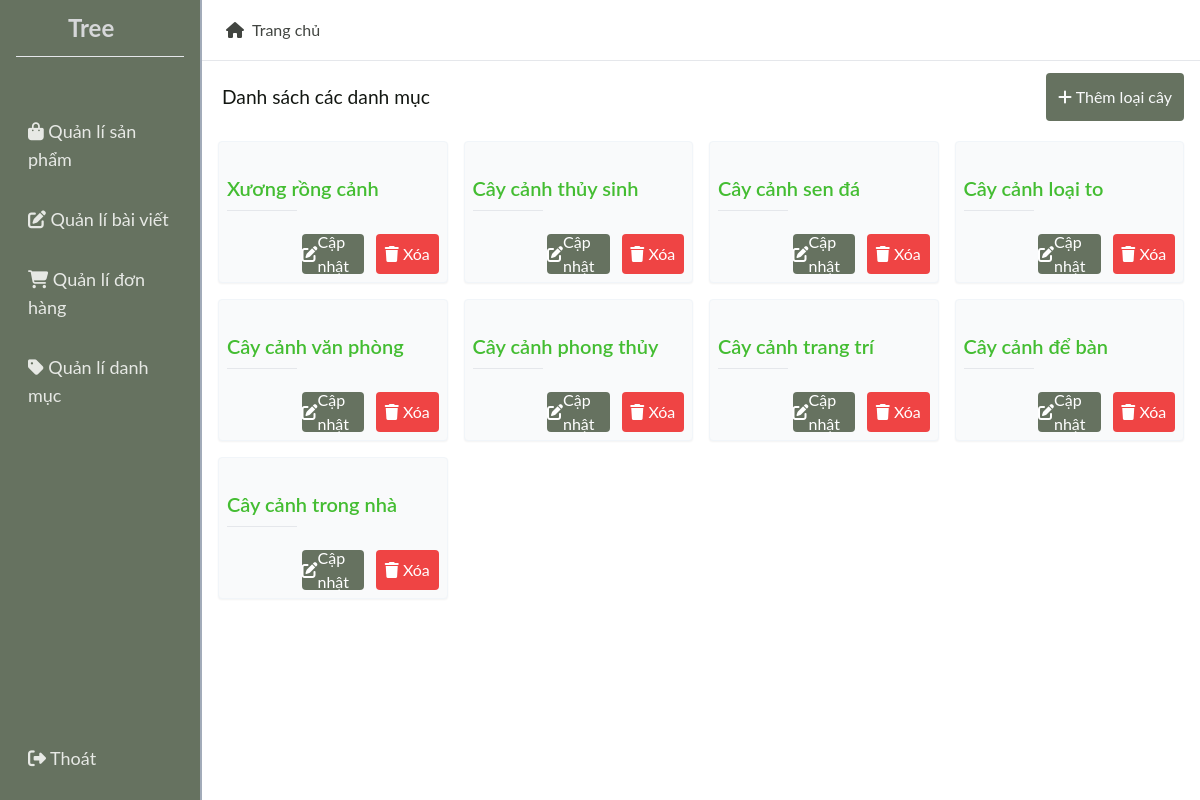
The app's page /category/list/, older data.
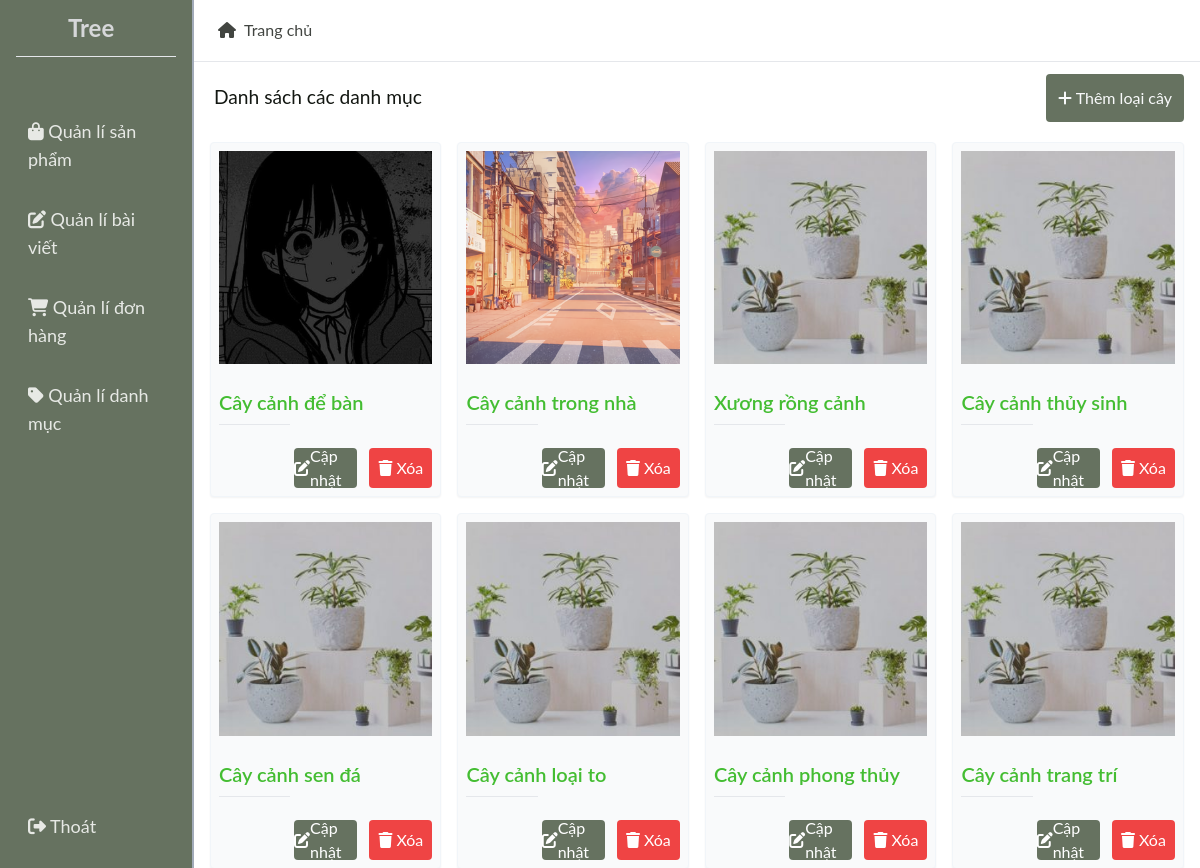
The same page, newer data.
### core/models.py (models this page shows, shortened)
class BaseModel(models.Model):
    created_at = models.DateTimeField(auto_now_add=True)
    updated_at = models.DateTimeField(auto_now=True)
    class Meta:
        abstract = True

class Category(BaseModel):
    label = models.CharField(max_length=255, unique=True, blank=False)
    image = ProcessedImageField(
        upload_to=hashed_filename,
        default="defaults/category.png",
        processors=[ResizeToFill(320, 320)],
        format="PNG",
        options={"quality": 60},
    )
    slug = models.SlugField(max_length=255, unique=True)

### core/views.py (the view)
# urls.py: path("category/list/", CategoryListView.as_view(), name="category_list"),
class CategoryListView(ListView):
    model = Category
    template_name = "core/categories_list.html"
    context_object_name = "categories"
    ordering = ["-updated_at"]

### templates/core/categories_list.html (shortened to what this page needs)
{% extends "layout/admin.html" %}
{% load static %}
{% load crispy_forms_tags %}
{% load humanize %}
{% block content %}
<div id="posts_list" class="flex flex-col h-full gap-6">
    <div class="flex items-center justify-between h-10">
        <h2 class="px-1 text-[1.2rem]">Danh sách các danh mục</h2>
        <a href="{% url 'core:category_add' %}" class="p-3 bg-[#667260] rounded hover:bg-[#373d32] text-gray-50">
            <i class="fa-solid fa-plus"></i>
            <span>Thêm loại cây</span>
        </a>
    </div>
    <div class="container m-auto grid grid-cols-4 gap-4">
        {% for cate in categories %}
        <div class="post border flex flex-col gap-2 hover:scale-105 transition-transform shadow-sm">
            <a class="">
                <img class="w-full object-fill" src="{{ cate.image.url }}" alt="">
            </a>
            <a class="">
                <h2>{{ cate.label }}</h2>
            </a>
            <hr class="">
            <div class="flex justify-end items-center gap-3">
                <a href="{% url 'core:category_update' cate.id %}"
                    class="flex h-10 items-center justify-evenly bg-[#667260] hover:bg-[#373d32] transition-colors text-white rounded flex-1">
                    <i class="fas fa-edit"></i>
                    <span>Cập nhật</span>
                </a>
                <form action="{% url 'core:category_delete' cate.id %}" method="post"
                    class="flex-1 h-10 flex items-center justify-evenly text-white bg-red-500 rounded hover:bg-red-700">
                    <button class="w-full h-full rounded" type="submit"><i class="fas fa-trash"></i> Xóa</button>
                </form>
            </div>
        </div>
        {% endfor %}
    </div>
    <div class="grow"></div>
</div>
{% endblock content %}

### templates/layout/admin.html (shortened to what this page needs)
{% load static %}
{% load crispy_forms_tags %}
{% load humanize %}
<!DOCTYPE html>
<html lang="en">
<head>
    <link rel="stylesheet" href="{% static 'css/tailwind-dev.css' %}?{% now 'U' %}">
    <link rel="stylesheet" href="https://cdnjs.cloudflare.com/ajax/libs/font-awesome/6.4.0/css/all.min.css">
</head>
<body>
    <main class="flex w-full justify-between     items-stretch h-screen font-lato">
        <aside class="bg-[#667260] w-1/6 p-4 pt-0 flex flex-col gap-12 items-stretch text-[#F5F6F4]">
            <div class="p-3 flex border-b">
                <img class="object-contain w-10" src="{% static 'tree/app.ico' %}" alt="">
                <span class="text-2xl font-bold text-[#d6d7d9]">Tree</span>
            </div>
            <nav class="flex flex-col gap-2 justify-center">
                <a href="{% url 'core:product_list' %}" class="p-3 rounded-lg text-lg opacity-90 hover:bg-[#33382E]">
                    <i class="fas fa-bag-shopping"></i>
                    <span>Quản lí sản phẩm</span>
                </a>
                <a href="{% url 'blog:list_posts' %}" class="p-3 rounded-lg text-lg opacity-90 hover:bg-[#33382E]">
                    <i class="fas fa-edit"></i> Quản lí bài viết
                </a>
                <a class="p-3 rounded-lg text-lg opacity-90 hover:bg-[#33382E]">
                    <i class="fas fa-cart-shopping"></i> Quản lí đơn hàng
                </a>
                <a href="{% url 'core:category_list'%}" class="p-3 rounded-lg text-lg opacity-90 hover:bg-[#33382E]">
                    <i class="fas fa-tag"></i> Quản lí danh mục
                </a>
            </nav>
            <span class="grow"></span>
            <nav class="flex flex-col items-stretch">
                <a class="p-3 rounded-lg text-lg opacity-90 hover:bg-[#33382E]">
                    <i class="fa fa-right-from-bracket"></i> Thoát
                </a>
            </nav>
        </aside>
        <span class="bg-slate-500 w-[2px] opacity-60"></span>
        <section class="flex flex-col grow text-[#131712]">
            <header class="h-[4.1rem] flex justify-between items-center">
                <a href="{% url 'core:home' %}" class="flex items-center gap-2 p-2 px-6 opacity-80 hover:opacity-100">
                    <i class="fas fa-home"></i>
                    <span>Trang chủ</span>
                </a>
                <a href="{% url 'profile' %}" class="p-4 flex items-center gap-4">
                </a>
            </header>
            <hr>
            <div class="p-4 w-full h-full overflow-y-auto">
                {% block content %}
                {% endblock content %}
            </div>
        </section>
    </main>
</body>
</html>

Row changes from the older to the newer data that the page shows:
removed Category: label "Cây cảnh văn phòng"
changed Category "Cây cảnh để bàn": image: picture added; moves up the list
changed Category "Cây cảnh trong nhà": image: picture added; moves up the list
changed Category "Xương rồng cảnh": image: picture added
changed Category "Cây cảnh thủy sinh": image: picture added
changed Category "Cây cảnh sen đá": image: picture added
changed Category "Cây cảnh loại to": image: picture added
changed Category "Cây cảnh phong thủy": image: picture added
changed Category "Cây cảnh trang trí": image: picture added
